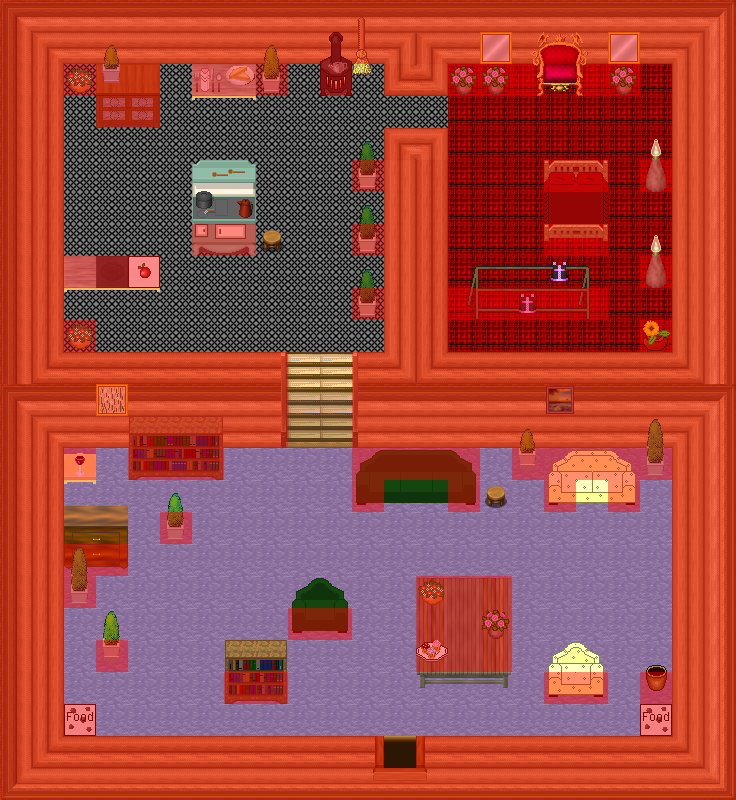

A level layout from a 2D game, rendered from its tile map. Below: a short description, then the map file with tile-grid data replaced by summaries:
An orthogonal 23x25 tile map with 32x32 px tiles, 8 tile layers (0_floor, 1_terrain, 2_object, 3_roof, ...), 36 tilesets.

<map version="1.2" tiledversion="1.2.0" orientation="orthogonal" renderorder="right-down" width="23" height="25" tilewidth="32" tileheight="32" infinite="0" nextlayerid="9" nextobjectid="1">
 <tileset firstgid="1" name="carpet/lilac.png" tilewidth="32" tileheight="32" tilecount="3" columns="3">
  <image source="../../tileset/furniture/carpet/lilac.png" trans="ff00ff" width="96" height="32" />
 </tileset>
 <tileset firstgid="4" name="carpets.png" tilewidth="32" tileheight="32" tilecount="8" columns="4">
  <image source="../../tileset/furniture/carpet/carpets.png" width="128" height="64" />
 </tileset>
 <tileset firstgid="12" name="throne.png" tilewidth="32" tileheight="32" tilecount="6" columns="3">
  <image source="../../tileset/furniture/chair/throne.png" width="96" height="64" />
 </tileset>
 <tileset firstgid="18" name="table/grey_fancy.png" tilewidth="32" tileheight="32" tilecount="9" columns="3">
  <image source="../../tileset/furniture/table/grey_fancy.png" width="96" height="96" />
 </tileset>
 <tileset firstgid="27" name="table/grey_plain.png" tilewidth="32" tileheight="32" tilecount="9" columns="3">
  <image source="../../tileset/furniture/table/grey_plain.png" width="96" height="96" />
 </tileset>
 <tileset firstgid="36" name="dark_torch.png" tilewidth="32" tileheight="32" tilecount="8" columns="2">
  <image source="../../tileset/furniture/light/dark_torch.png" trans="ff00ff" width="64" height="128" />
 </tileset>
 <tileset firstgid="44" name="flowering_plant.png" tilewidth="32" tileheight="32" tilecount="2" columns="2">
  <image source="../../tileset/plant/indoor/flowering_plant.png" width="64" height="32" />
 </tileset>
 <tileset firstgid="46" name="picture/small.png" tilewidth="32" tileheight="32" tilecount="3" columns="3">
  <image source="../../tileset/furniture/picture/small.png" width="96" height="32" />
 </tileset>
 <tileset firstgid="49" name="flower_vase.png" tilewidth="32" tileheight="32" tilecount="3" columns="3">
  <image source="../../tileset/plant/indoor/flower_vase.png" width="96" height="32" />
 </tileset>
 <tileset firstgid="52" name="red_wine.png" tilewidth="32" tileheight="32" tilecount="4" columns="2">
  <image source="../../tileset/item/drink/red_wine.png" width="64" height="64" />
 </tileset>
 <tileset firstgid="56" name="stool.png" tilewidth="32" tileheight="32" tilecount="1" columns="1">
  <image source="../../tileset/furniture/chair/stool.png" width="32" height="32" />
 </tileset>
 <tileset firstgid="57" name="collision.png" tilewidth="32" tileheight="32" tilecount="1" columns="1">
  <image source="../../tileset/logic/collision.png" width="32" height="32" />
 </tileset>
 <tileset firstgid="58" name="vegetable.png" tilewidth="32" tileheight="32" tilecount="13" columns="13">
  <image source="../../tileset/logic/item/vegetable.png" width="416" height="32" />
 </tileset>
 <tileset firstgid="71" name="hosta" tilewidth="32" tileheight="32" tilecount="9" columns="3">
  <image source="../../tileset/plant/bush/hosta.png" width="96" height="96" />
 </tileset>
 <tileset firstgid="80" name="food" tilewidth="32" tileheight="32" tilecount="1" columns="1">
  <image source="../../tileset/logic/item/sheepfood.png" width="32" height="32" />
 </tileset>
 <tileset firstgid="81" name="sofa" tilewidth="32" tileheight="32" tilecount="6" columns="3">
  <image source="../../tileset/furniture/chair/sofa_cream.png" width="96" height="64" />
 </tileset>
 <tileset firstgid="87" name="pine" tilewidth="32" tileheight="32" tilecount="16" columns="4">
  <image source="../../tileset/furniture/other/furniture_pine.png" width="128" height="128" />
 </tileset>
 <tileset firstgid="103" name="hob" tilewidth="32" tileheight="32" tilecount="3" columns="3">
  <image source="../../tileset/furniture/table/table_with_hob_pale.png" width="96" height="32" />
 </tileset>
 <tileset firstgid="106" name="warmer" tilewidth="32" tileheight="32" tilecount="2" columns="1">
  <image source="../../tileset/furniture/kitchen/warmer.png" width="32" height="64" />
 </tileset>
 <tileset firstgid="108" name="Untitled" tilewidth="32" tileheight="32" tilecount="1" columns="1">
  <image source="../../tileset/furniture/crockery/knife_spoon.png" width="32" height="32" />
 </tileset>
 <tileset firstgid="109" name="sofa" tilewidth="32" tileheight="32" tilecount="6" columns="3">
  <image source="../../tileset/furniture/chair/sofa.png" width="96" height="64" />
 </tileset>
 <tileset firstgid="115" name="pie" tilewidth="32" tileheight="32" tilecount="4" columns="2">
  <image source="../../tileset/furniture/kitchen/pie_safe.png" width="64" height="64" />
 </tileset>
 <tileset firstgid="119" name="drawer" tilewidth="32" tileheight="32" tilecount="6" columns="2">
  <image source="../../tileset/furniture/other/drawer_without_runner.png" width="64" height="96" />
 </tileset>
 <tileset firstgid="125" name="stove" tilewidth="32" tileheight="32" tilecount="6" columns="2">
  <image source="../../tileset/furniture/kitchen/stove.png" width="64" height="96" />
 </tileset>
 <tileset firstgid="131" name="brush" tilewidth="32" tileheight="32" tilecount="3" columns="1">
  <image source="../../tileset/item/brush.png" width="32" height="96" />
 </tileset>
 <tileset firstgid="134" name="rack" tilewidth="32" tileheight="32" tilecount="18" columns="9">
  <image source="../../tileset/item/armor/weapons_rack.png" width="288" height="64" />
 </tileset>
 <tileset firstgid="152" name="plants" tilewidth="32" tileheight="32" tilecount="12" columns="6">
  <image source="../../tileset/plant/indoor/pot_plant_1.png" width="192" height="64" />
 </tileset>
 <tileset firstgid="164" name="dress" tilewidth="32" tileheight="32" tilecount="1" columns="1">
  <image source="../../tileset/item/textile/dress.png" width="32" height="32" />
 </tileset>
 <tileset firstgid="165" name="shelfs" tilewidth="32" tileheight="32" tilecount="12" columns="3">
  <image source="../../tileset/furniture/shelve/pale_book_bottle_shelf.png" width="96" height="128" />
 </tileset>
 <tileset firstgid="177" name="picture" tilewidth="32" tileheight="32" tilecount="4" columns="2">
  <image source="../../tileset/furniture/picture/small_2.png" width="64" height="64" />
 </tileset>
 <tileset firstgid="181" name="meals3" tilewidth="32" tileheight="32" tilecount="4" columns="2">
  <image source="../../tileset/item/food/meals_3.png" width="64" height="64" />
 </tileset>
 <tileset firstgid="185" name="mtpot" tilewidth="32" tileheight="32" tilecount="3" columns="1">
  <image source="../../tileset/item/pot/empty_pot.png" width="32" height="96" />
 </tileset>
 <tileset firstgid="188" name="double_red" tilewidth="32" tileheight="32" tilecount="8" columns="2">
  <image source="../../tileset/furniture/bed/double_red.png" width="64" height="128" />
 </tileset>
 <tileset firstgid="196" name="int_plazy" tilewidth="32" tileheight="32" tilecount="27" columns="3">
  <image source="../../tileset/pol/waly/int_plazy.png" width="96" height="288" />
 </tileset>
 <tileset firstgid="223" name="schody_drewniane" tilewidth="32" tileheight="32" tilecount="36" columns="6">
  <image source="../../tileset/pol/domki/schody/schody_drewniane.png" width="192" height="192" />
 </tileset>
 <tileset firstgid="259" name="door_s" tilewidth="32" tileheight="32" tilecount="6" columns="3">
  <image source="../../tileset/building/door/door_s.png" width="96" height="64" />
 </tileset>
 <layer id="1" name="0_floor" width="23" height="25">
  <data>[575 cells, 573 non-empty, 6 distinct tile ids]</data>
 </layer>
 <layer id="2" name="1_terrain" width="23" height="25">
  <data>[575 cells, 287 non-empty, 46 distinct tile ids]</data>
 </layer>
 <layer id="3" name="2_object" width="23" height="25">
  <data>[575 cells, 102 non-empty, 79 distinct tile ids]</data>
 </layer>
 <layer id="4" name="3_roof" width="23" height="25">
  <data>[575 cells, 31 non-empty, 26 distinct tile ids]</data>
 </layer>
 <layer id="5" name="4_roof_add" width="23" height="25">
  <data>[575 cells, 3 non-empty, 3 distinct tile ids]</data>
 </layer>
 <layer id="6" name="objects" width="23" height="25" opacity="0.9">
  <data>[575 cells, 3 non-empty, 2 distinct tile ids]</data>
 </layer>
 <layer id="7" name="collision" width="23" height="25" opacity="0.44">
  <data>[575 cells, 317 non-empty, 1 distinct tile ids]</data>
 </layer>
 <layer id="8" name="protection" width="23" height="25">
  <data>[575 cells, 0 non-empty, 0 distinct tile ids]</data>
 </layer>
</map>
